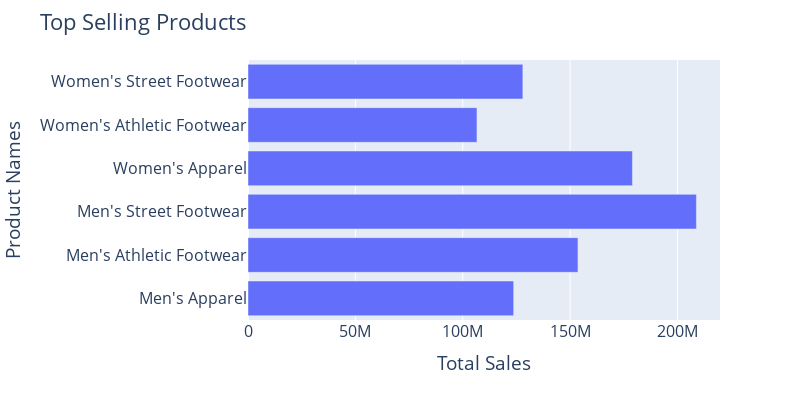

Notebook code cell kept with this figure:
### Markdown cell above
The Unit Sold in Right Skewed and the maximum ranges between 0-250

### Code cell
#Top selling Product
top_selling_products = data.groupby('Product')['Total Sales'].sum().reset_index()
top_selling_products.index += 1  

fig = px.bar(top_selling_products, x='Total Sales', y='Product', orientation='h')

fig.update_layout(
    title='Top Selling Products',
    xaxis_title='Total Sales',
    yaxis_title='Product Names',
    font=dict(size=16),
    yaxis=dict(tickfont=dict(size=16)),
    width=800,
    height=400
)

fig.show()

### Figure 1 — Plotly figure (JSON) as saved in the notebook; plotly's stock layout.template omitted (floating-point values rounded to 4 significant figures)
{"data": [{"alignmentgroup": "True", "hovertemplate": "Total Sales=%{x}<br>Product=%{y}<extra></extra>", "legendgroup": "", "marker": {"color": "#636efa", "pattern": {"shape": ""}}, "name": "", "offsetgroup": "", "orientation": "h", "showlegend": false, "textposition": "auto", "type": "bar", "x": [123728632, 153700000.0, 208826244, 179038860, 106631896, 128000000.0], "xaxis": "x", "y": ["Men's Apparel", "Men's Athletic Footwear", "Men's Street Footwear", "Women's Apparel", "Women's Athletic Footwear", "Women's Street Footwear"], "yaxis": "y"}], "layout": {"barmode": "relative", "font": {"size": 16}, "height": 400, "legend": {"tracegroupgap": 0}, "margin": {"t": 60}, "title": {"text": "Top Selling Products"}, "width": 800, "xaxis": {"anchor": "y", "domain": [0, 1], "title": {"text": "Total Sales"}}, "yaxis": {"anchor": "x", "domain": [0, 1], "tickfont": {"size": 16}, "title": {"text": "Product Names"}}}}
